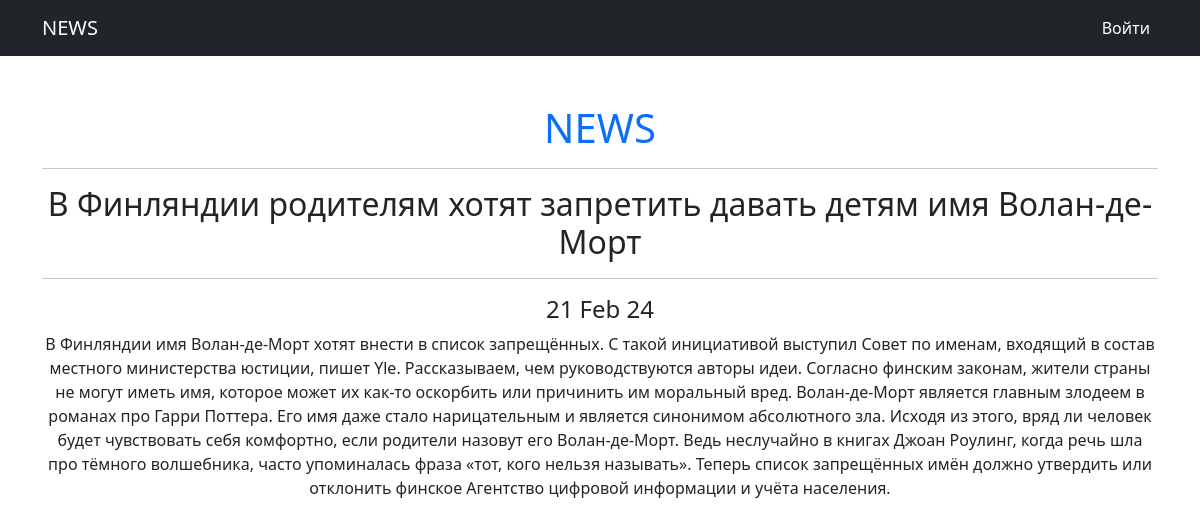
Screenshot of /news/12 with the database file from the repository.
### news/models.py (models this page shows, shortened)
class Post(models.Model):
    articlePost = 'A'
    newsPost = 'N'
    TYPES = [
        (articlePost, 'Статья'),
        (newsPost, 'Новость')
    ]
    typePost = models.CharField(max_length=2, choices=TYPES, default=newsPost)
    dataPost = models.DateTimeField(auto_now_add=True)
    namePost = models.CharField(max_length=255)
    textPost = models.TextField()
    ratingPost = models.IntegerField(default=0)
    author = models.ForeignKey(Author, on_delete=models.CASCADE)
    category = models.ManyToManyField(Category, through='PostCategory')

### news/views.py (the view)
# urls.py: path('<int:pk>', PostDetail.as_view(), name='post_detail'),
class PostDetail(DetailView):
    model = Post
    template_name = 'new.html'
    context_object_name = 'new'

### news/templatetags/custom_filters.py (called while the page is built)
@register.filter()
def censor(value):
    if isinstance(value, str):
        for i in CENSOR_WORDS:
            value = value.replace(i[1:], '*' * len(i[1:]))
        return value
    else:
        raise ValueError('Переменная не строкового типа сорри')

### templates/new.html (shortened to what this page needs)
{% extends 'flatpages/default.html' %}
{% load custom_filters %}
{% block content %}
    <h2>{{ new.namePost|censor }}</h2>
    <hr>
    <h4>{{ new.dataPost|date:'d M y'}}</h4>
    <p>{{ new.textPost|censor }}</p>
{% endblock content %}

### rows the page displays
Post: namePost|censor "В Финляндии родителям хотят запретить давать детям имя Волан-де-Морт", dataPost "21 Feb 24", textPost|censor "В Финляндии имя Волан-де-Морт хотят внести в список запрещённых. С такой инициативой выступил Совет по именам, входящий в состав местного министерства юстиции, пишет Yle. Рассказываем, чем руководствуются авторы идеи. Согласно финским законам, жители страны не могут иметь имя, которое может их как-то оскорбить или причинить им моральный вред. Волан-де-Морт является главным злодеем в романах про Гарри Поттера. Его имя даже стало нарицательным и является синонимом абсолютного зла. Исходя из этого, вряд ли человек будет чувствовать себя комфортно, если родители назовут его Волан-де-Морт. Ведь неслучайно в книгах Джоан Роулинг, когда речь шла про тёмного волшебника, часто упоминалась фраза…"
